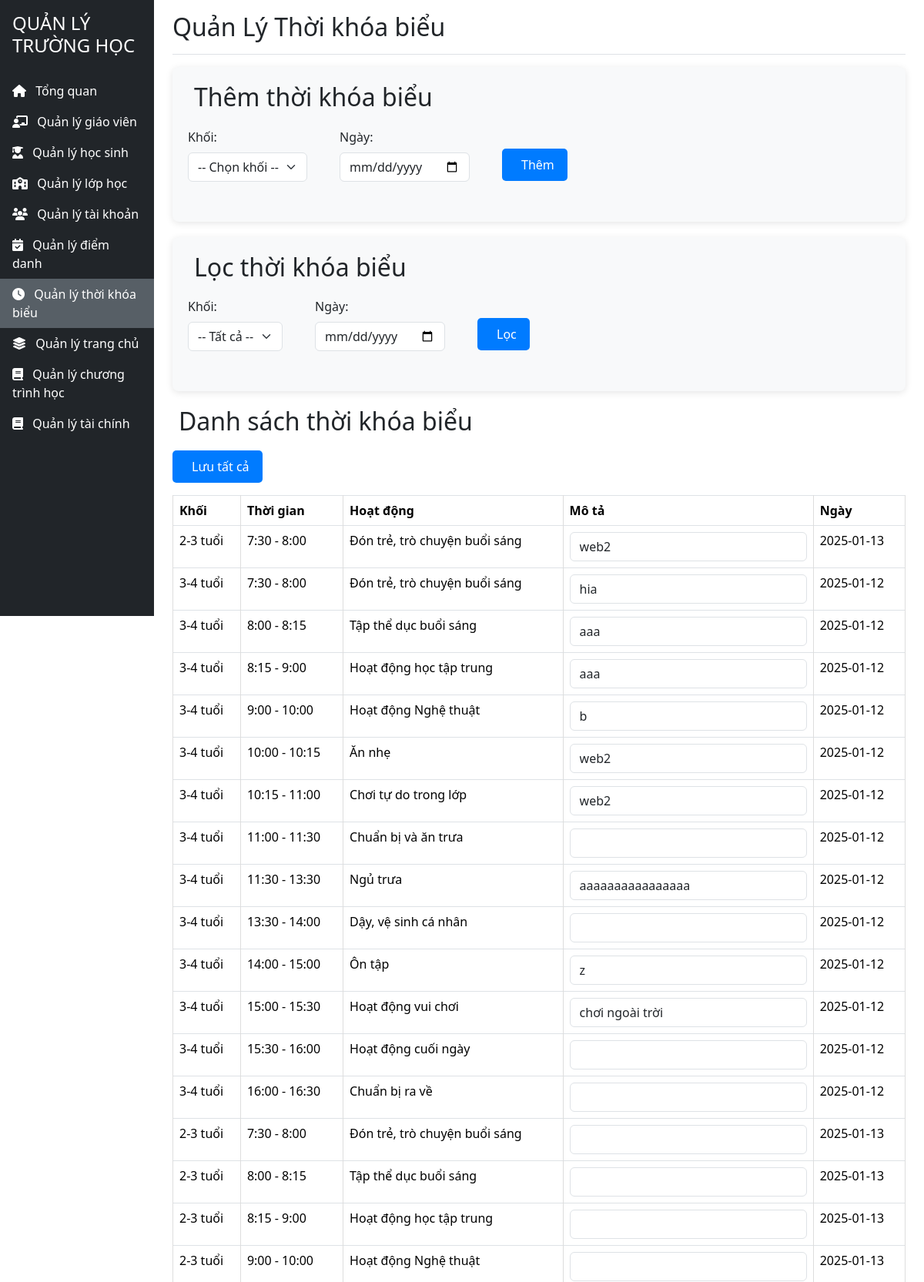
/pages/admin/timetable/timetable.php (upper part), run on the app's committed database.
### tables this page shows
CREATE TABLE `timetable` (
  `id` int NOT NULL,
  `GradeID` int DEFAULT NULL,
  `ActivityID` int DEFAULT NULL,
  `TimeID` int DEFAULT NULL,
  `Description` varchar(500) NOT NULL,
  `date` date NOT NULL
);

CREATE TABLE `grade` (
  `id` int NOT NULL,
  `GradeName` varchar(20) NOT NULL
);

CREATE TABLE `time` (
  `id` int NOT NULL,
  `timename` varchar(255) NOT NULL
);

CREATE TABLE `activity` (
  `id` int NOT NULL,
  `activityname` varchar(500) NOT NULL
);

### pages/admin/timetable/timetable.php (the view, shortened to what this page needs)
<?php
require_once '../../system/connect.php';
$filter_query = "SELECT t.*, g.GradeName, a.activityname, tm.timename
                 FROM timetable t
                 LEFT JOIN grade g ON t.GradeID = g.id
                 LEFT JOIN activity a ON t.ActivityID = a.id
                 LEFT JOIN time tm ON t.TimeID = tm.id
                 WHERE 1=1 ";
$timetables = $conn->query($filter_query);
?>
<html lang="vi">
<head>
    <link href="https://cdnjs.cloudflare.com/ajax/libs/bootstrap/5.3.2/css/bootstrap.min.css" rel="stylesheet">
    <link href="https://cdnjs.cloudflare.com/ajax/libs/font-awesome/6.4.2/css/all.min.css" rel="stylesheet">
</head>
<body>
    <div class="container-fluid">
        <div class="row">
            <nav class="col-md-2 d-none d-md-block bg-dark sidebar min-vh-100" style="padding:0; position: fixed;">
                <div class="position-sticky">
                    <div class="p-3 text-white">
                        <h4>QUẢN LÝ TRƯỜNG HỌC</h4>
                    </div>
                    <ul class="nav flex-column">
                        <li class="nav-item">
                            <a class="nav-link text-white" href="/tai/pages/admin/dashboard.php">
                                <i class="fas fa-home me-2"></i>
                                Tổng quan
                            </a>
                        </li>
                        <li class="nav-item" >
                            <a class="nav-link text-white" href="/tai/pages/admin/teacher/list_teacher.php">
                                <i class="fas fa-chalkboard-teacher me-2"></i>
                                Quản lý giáo viên
                            </a>
                        </li>
                        <li class="nav-item" >
                            <a class="nav-link text-white" href="/tai/pages/admin/student/list_student.php">
                                <i class="fas fa-user-graduate me-2"></i>
                                Quản lý học sinh
                            </a>
                        </li>
                        <li class="nav-item">
                            <a class="nav-link text-white" href="/tai/pages/admin/class/list_class.php">
                                <i class="fas fa-school me-2"></i>
                                Quản lý lớp học
                            </a>
                        </li>
                        <li class="nav-item">
                            <a class="nav-link text-white" href="/tai/pages/admin/account/list_account.php">
                                <i class="fas fa-users me-2"></i>
                                Quản lý tài khoản
                            </a>
                        </li>
                        <li class="nav-item"  >
                            <a class="nav-link text-white" href="/tai/pages/admin/attendance/list_attendance.php">
                            <i class="fas fa-calendar-check me-2"></i>
                                Quản lý điểm danh
                            </a>
                        </li>
                        <li class="nav-item"style="background:#575f66">
                            <a class="nav-link text-white" href="/tai/pages/admin/timetable/timetable.php">
                                <i class="fas fa-clock me-2"></i>
                                Quản lý thời khóa biểu
                            </a>
                        </li>
                        <li class="nav-item" >
                            <a class="nav-link text-white" href="/tai/pages/admin/frontend/slide/list_slide.php">
                             <i class="fas fa-layer-group me-2"></i>
                                Quản lý trang chủ
                            </a>
                        </li>
                        <li class="nav-item" >
                            <a class="nav-link text-white" href="/tai/pages/admin/frontend/curriculum/curriculum.php">
                                <i class="fas fa-book me-2"></i>
                                Quản lý chương trình học
                            </a>
                        </li>
                        <li class="nav-item">
                            <a class="nav-link text-white" href="/tai/pages/admin/payment.php">
                                <i class="fas fa-book me-2"></i>
                                Quản lý tài chính
                            </a>
                        </li>
                    </ul>
                </div>
            </nav>
             <main class="col-md-9 ms-sm-auto col-lg-10 px-md-4" style="margin-left: 15%;">
                <div class="d-flex justify-content-between flex-wrap flex-md-nowrap align-items-center pt-3 pb-2 mb-3 border-bottom">
                    <h1 class="h2">Quản Lý Thời khóa biểu</h1>
                </div>
                <div class="form-container">
                    <h2><i class="bi bi-calendar-plus me-2"></i> Thêm thời khóa biểu</h2>
                    <form method="POST" class="navbar1">
                        <div class="mb-3">
                            <label for="GradeID" class="form-label">Khối:</label>
                            <select name="GradeID" id="GradeID" class="form-select" required>
                                <option value="">-- Chọn khối --</option>
                            </select>
                        </div>
                        <div class="mb-3">
                            <label for="date" class="form-label">Ngày:</label>
                            <input type="date" name="date" id="date" class="form-control" required>
                        </div>
                        <button type="submit" name="add_timetable" class="btn btn-custom"><i class="bi bi-plus-circle me-2"></i> Thêm</button>
                    </form>
                </div>
                <div class="form-container">
                    <h2><i class="bi bi-funnel me-2"></i> Lọc thời khóa biểu</h2>
                    <form method="GET" class="navbar1">
                        <div class="mb-3">
                            <label for="GradeID" class="form-label">Khối:</label>
                            <select name="GradeID" id="GradeID" class="form-select">
                                <option value="">-- Tất cả --</option>
                            </select>
                        </div>
                        <div class="mb-3">
                            <label for="date" class="form-label">Ngày:</label>
                            <input type="date" name="date" id="date" class="form-control" value="<?= isset($_GET['date']) ? $_GET['date'] : ''; ?>">
                        </div>
                        <button type="submit" name="filter" class="btn btn-custom"><i class="bi bi-search me-2"></i> Lọc</button>
                    </form>
                </div>
                <h2><i class="bi bi-calendar-check me-2"></i> Danh sách thời khóa biểu</h2>
                <form action="timetable.php" method="POST">
                    <button type="submit" name="save_all" class="btn btn-custom"><i class="bi bi-save me-2"></i> Lưu tất cả</button>
                    <table class="table table-bordered mt-3">
                        <thead>
                            <tr>
                                <th>Khối</th>
                                <th>Thời gian</th>
                                <th>Hoạt động</th>
                                <th>Mô tả</th>
                                <th>Ngày</th>
                            </tr>
                        </thead>
                        <tbody>
                            <?php while ($row = $timetables->fetch_assoc()): ?>
                                <tr>
                                    <td><?= $row['GradeName']; ?></td>
                                    <td><?= $row['timename']; ?></td>
                                    <td><?= $row['activityname']; ?></td>
                                    <td>
                                        <input type="text" name="Description[<?= $row['id']; ?>]" class="form-control" value="<?= $row['Description']; ?>">
                                    </td>
                                    <td><?= $row['date']; ?></td>
                                </tr>
                            <?php endwhile; ?>
                        </tbody>
                    </table>
                </form>
            </main>
        </div>
    </div>
</body>
</html>

### pages/admin/timetable/timetable.php (style rules this page uses)
table { width: 100%; border-collapse: collapse; border: 1px solid #ddd; }
th, td { padding: 8px; text-align: left; border: 1px solid #ddd; }
th { background-color: #f2f2f2; }
tr:nth-child(even) { background-color: #f9f9f9; }
.form-container { background-color: #f8f9fa; padding: 20px; border-radius: 8px; box-shadow: 0 2px 10px rgba(0, 0, 0, 0.1); margin-bottom: 20px; }
.form-container h2 { margin-bottom: 20px; }
.btn-custom { background-color: #007bff; color: white; border-radius: 5px; padding: 8px 16px; font-size: 16px; margin-top: 10px; }
.navbar1 { display: flex; align-items: center; gap: 42px }

### data on the page
timetable: GradeID.GradeName "2-3 tuổi", TimeID.timename "7:30 - 8:00", ActivityID.activityname "Đón trẻ, trò chuyện buổi sáng", Description "web2", date "2025-01-13"
timetable: GradeID.GradeName "3-4 tuổi", TimeID.timename "7:30 - 8:00", ActivityID.activityname "Đón trẻ, trò chuyện buổi sáng", Description "hia", date "2025-01-12"
timetable: GradeID.GradeName "3-4 tuổi", TimeID.timename "8:00 - 8:15", ActivityID.activityname "Tập thể dục buổi sáng", Description "aaa", date "2025-01-12"
timetable: GradeID.GradeName "3-4 tuổi", TimeID.timename "8:15 - 9:00", ActivityID.activityname "Hoạt động học tập trung", Description "aaa", date "2025-01-12"
timetable: GradeID.GradeName "3-4 tuổi", TimeID.timename "9:00 - 10:00", ActivityID.activityname "Hoạt động Nghệ thuật", Description "b", date "2025-01-12"
timetable: GradeID.GradeName "3-4 tuổi", TimeID.timename "10:00 - 10:15", ActivityID.activityname "Ăn nhẹ", Description "web2", date "2025-01-12"
timetable: GradeID.GradeName "3-4 tuổi", TimeID.timename "10:15 - 11:00", ActivityID.activityname "Chơi tự do trong lớp", Description "web2", date "2025-01-12"
timetable: GradeID.GradeName "3-4 tuổi", TimeID.timename "11:00 - 11:30", ActivityID.activityname "Chuẩn bị và ăn trưa", date "2025-01-12"
timetable: GradeID.GradeName "3-4 tuổi", TimeID.timename "11:30 - 13:30", ActivityID.activityname "Ngủ trưa", Description "aaaaaaaaaaaaaaaa", date "2025-01-12"
timetable: GradeID.GradeName "3-4 tuổi", TimeID.timename "13:30 - 14:00", ActivityID.activityname "Dậy, vệ sinh cá nhân", date "2025-01-12"
timetable: GradeID.GradeName "3-4 tuổi", TimeID.timename "14:00 - 15:00", ActivityID.activityname "Ôn tập", Description "z", date "2025-01-12"
timetable: GradeID.GradeName "3-4 tuổi", TimeID.timename "15:00 - 15:30", ActivityID.activityname "Hoạt động vui chơi", Description "chơi ngoài trời", date "2025-01-12"
timetable: GradeID.GradeName "3-4 tuổi", TimeID.timename "15:30 - 16:00", ActivityID.activityname "Hoạt động cuối ngày", date "2025-01-12"
timetable: GradeID.GradeName "3-4 tuổi", TimeID.timename "16:00 - 16:30", ActivityID.activityname "Chuẩn bị ra về", date "2025-01-12"
timetable: GradeID.GradeName "2-3 tuổi", TimeID.timename "7:30 - 8:00", ActivityID.activityname "Đón trẻ, trò chuyện buổi sáng", date "2025-01-13"
timetable: GradeID.GradeName "2-3 tuổi", TimeID.timename "8:00 - 8:15", ActivityID.activityname "Tập thể dục buổi sáng", date "2025-01-13"
timetable: GradeID.GradeName "2-3 tuổi", TimeID.timename "8:15 - 9:00", ActivityID.activityname "Hoạt động học tập trung", date "2025-01-13"
timetable: GradeID.GradeName "2-3 tuổi", TimeID.timename "9:00 - 10:00", ActivityID.activityname "Hoạt động Nghệ thuật", date "2025-01-13"
